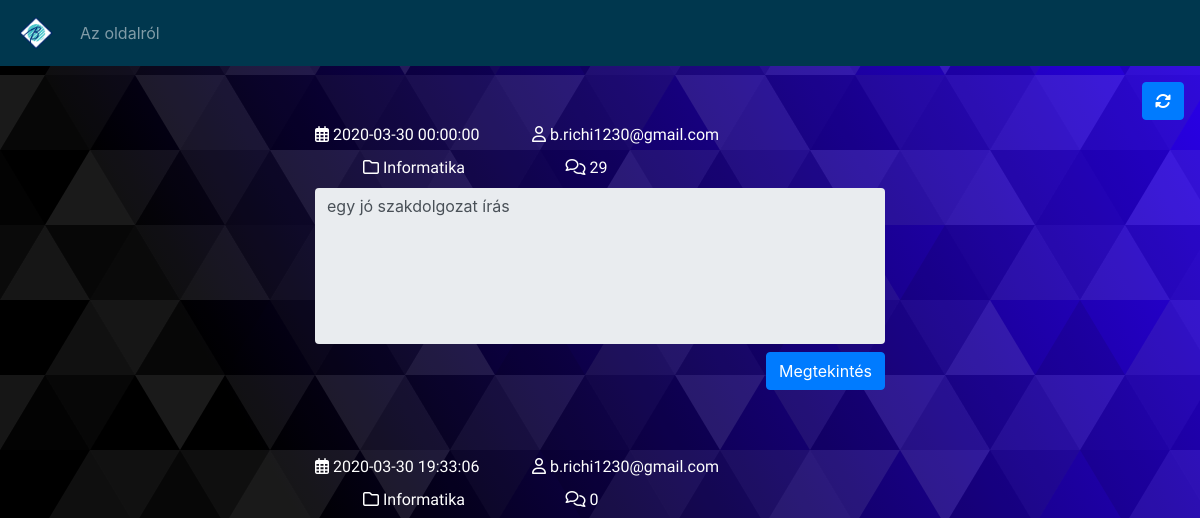
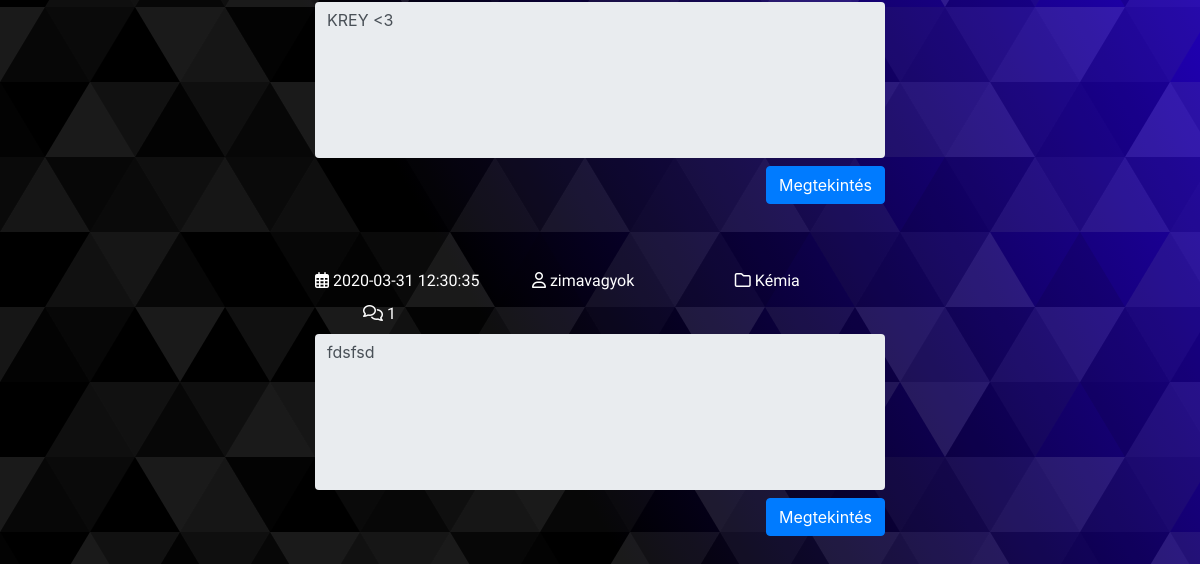
Before: /pages/allTopic.php with the older database file (2 pictures, top to bottom).
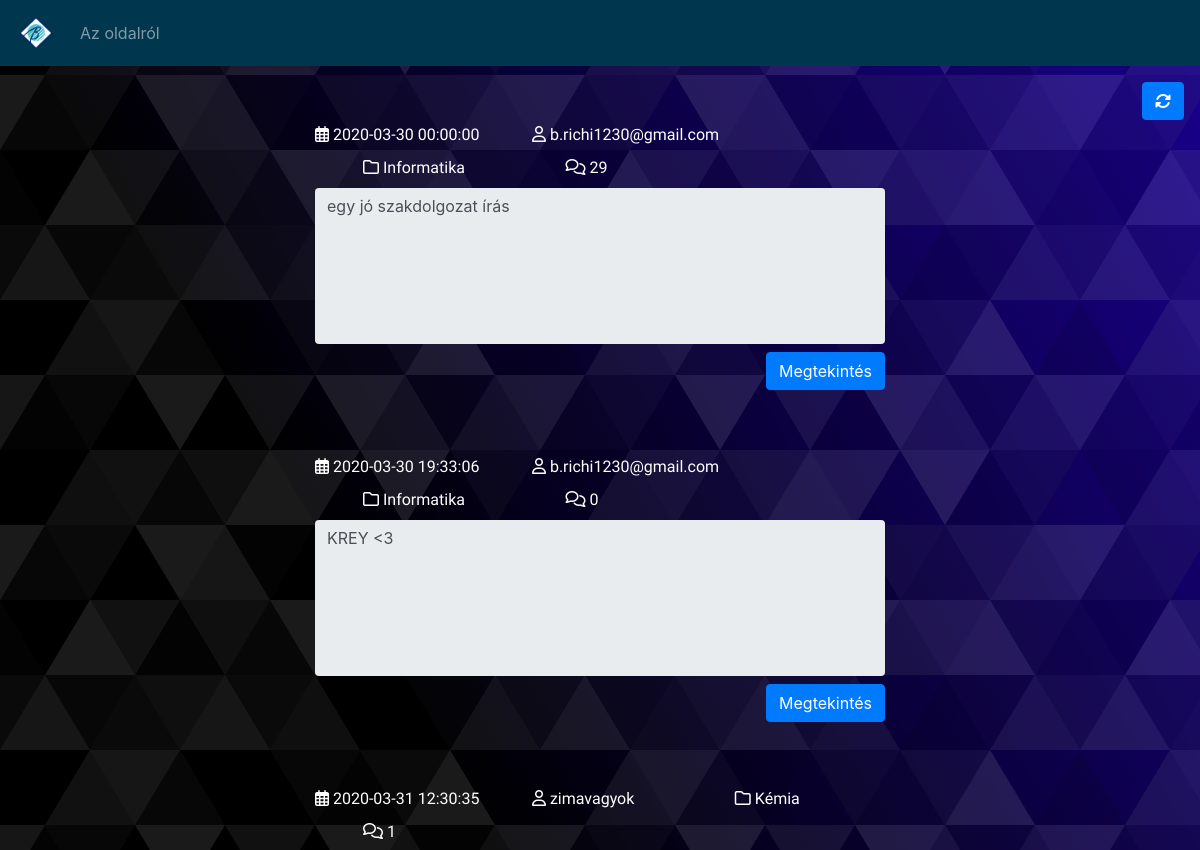
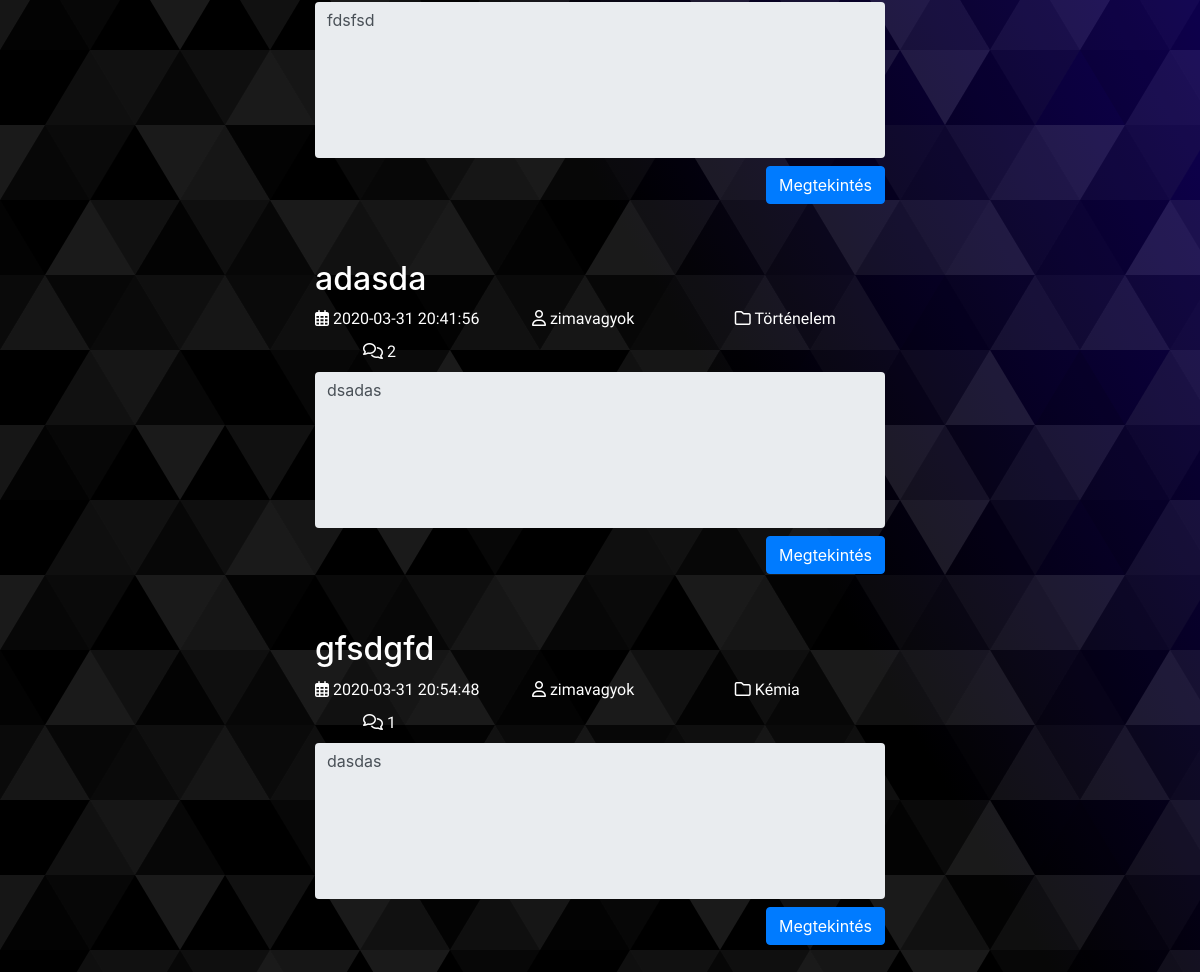
After: the same page with the newer database file (2 pictures, top to bottom).
### tables this page shows
CREATE TABLE theme (
  id INT(11) NOT NULL AUTO_INCREMENT,
  categoryId INT(11) NOT NULL,
  userUniqId VARCHAR(23) NOT NULL,
  date DATETIME NOT NULL,
  text TEXT NOT NULL,
  header VARCHAR(255) DEFAULT NULL,
  PRIMARY KEY (id)
);

CREATE TABLE users (
  id INT(11) NOT NULL AUTO_INCREMENT,
  uniqId VARCHAR(23) NOT NULL,
  username VARCHAR(32) NOT NULL,
  password VARCHAR(64) NOT NULL,
  email VARCHAR(50) NOT NULL,
  PRIMARY KEY (id)
);

CREATE TABLE categories (
  id INT(11) NOT NULL AUTO_INCREMENT,
  name VARCHAR(50) NOT NULL,
  PRIMARY KEY (id)
);

### php/db/execute.php (called while the page is built, shortened)
<?php
function callProc($procName, $params)
{
    global $db;
    $result = [];
    $query = $db->query("CALL {$procName}({$params})") or die($db->error);
        if($query)
        {
            while ($row = $query->fetch_array())
            {
                array_push($result, $row);
            }
        }
    return $result;
}
?>

### php/topic/topicComponent.php (the view, shortened to what this page needs)
<div class="container my-5 w-50 mx-auto">
    <div class="row">
      <div class="col-12">
          <form method="post">
          <h2><?php echo $value['header']?></h2>
          <label style="font-size:1em;"><i class="far fa-calendar-alt"></i> <?php echo $value['date']?></label>
          <label style="font-size:1em;" class="mx-5"><i class="far fa-user"></i> <?php echo $value['username']?></label>
          <label style="font-size:1em;" class="mx-5"><i class="far fa-folder"> </i> <?php echo $value['name']?></label>
          <?php
          $data = callProc("CommentGetByThemeId", "'{$value['id']}'");
          $comments = count($data);
          ?>
          <label style="font-size:1em;" class="mx-5"><i class="far fa-comments"></i> <?php echo $comments?></label>
          <textarea class="form-control textarea" id="postText" name="postText" rows="6" readonly><?php echo $value['text']; ?></textarea>
          <button type="submit" name="show" id="show" class="btn btn-primary my-2 float-right">Megtekintés</button>
          </form>
      </div>
    </div>
</div>

### pages/allTopic.php (shortened to what this page needs)
<?php
include "../php/db/connection.php";
include "../php/db/execute.php";
?>
<!DOCTYPE html>
<html lang="en">
<head>
  <link rel="stylesheet" href="https://stackpath.bootstrapcdn.com/bootstrap/4.4.1/css/bootstrap.min.css">
  <link rel="stylesheet" href="../css/style.css">
  <link rel="stylesheet" href="../css/topic.css">
</head>
<body>
  <nav class="navbar navbar-default navbar-expand-lg navbar-dark bg-dark sticky-top">
    <a class="navbar-brand" href="../index.php"><img id="menuLogo" src="../img/bion.png"></a>
    <div class="collapse navbar-collapse" id="navbarNavDropdown">
      <ul class="navbar-nav">
        <li class="nav-item">
          <a class="nav-link" href="about.php">Az oldalról</a>
        </li>
      </ul>
    </div>
  </nav>
  <form method="post">
    <button type="submit" name="update" id="update" class="btn btn-primary float-right mt-3 mr-3"><i class="fas fa-sync-alt"></i></button>
  </form>
  <?php
    $data = callProc("ThemeGetAllWithCategoryAndCreator", "");
    foreach ($data as $value) {
        include "../php/topic/topicComponent.php";
    }
  ?>
</body>
</html>

### css/style.css (style rules this page uses)
#menuLogo { height: 40px; width: 40px; }
.textarea { outline:none; border:none; width:100%; resize: none; overflow: hidden; }
.navbar-default { background: #00374E !important; }
body { min-height: 100vh; background-image: url("../img/bg.svg"); background-attachment: fixed; background-size: cover; color:white; }
label { font-family: 'Comfortaa', cursive; font-size: 30px; }

Changed rows visible on the page:
added theme: header "adasda", date "2020-03-31 20:41:56", users.username "zimavagyok", categoryId.name "Történelem", comments "2", postText "dsadas"
added theme: header "gfsdgfd", date "2020-03-31 20:54:48", users.username "zimavagyok", categoryId.name "Kémia", comments "1", postText "dasdas"
